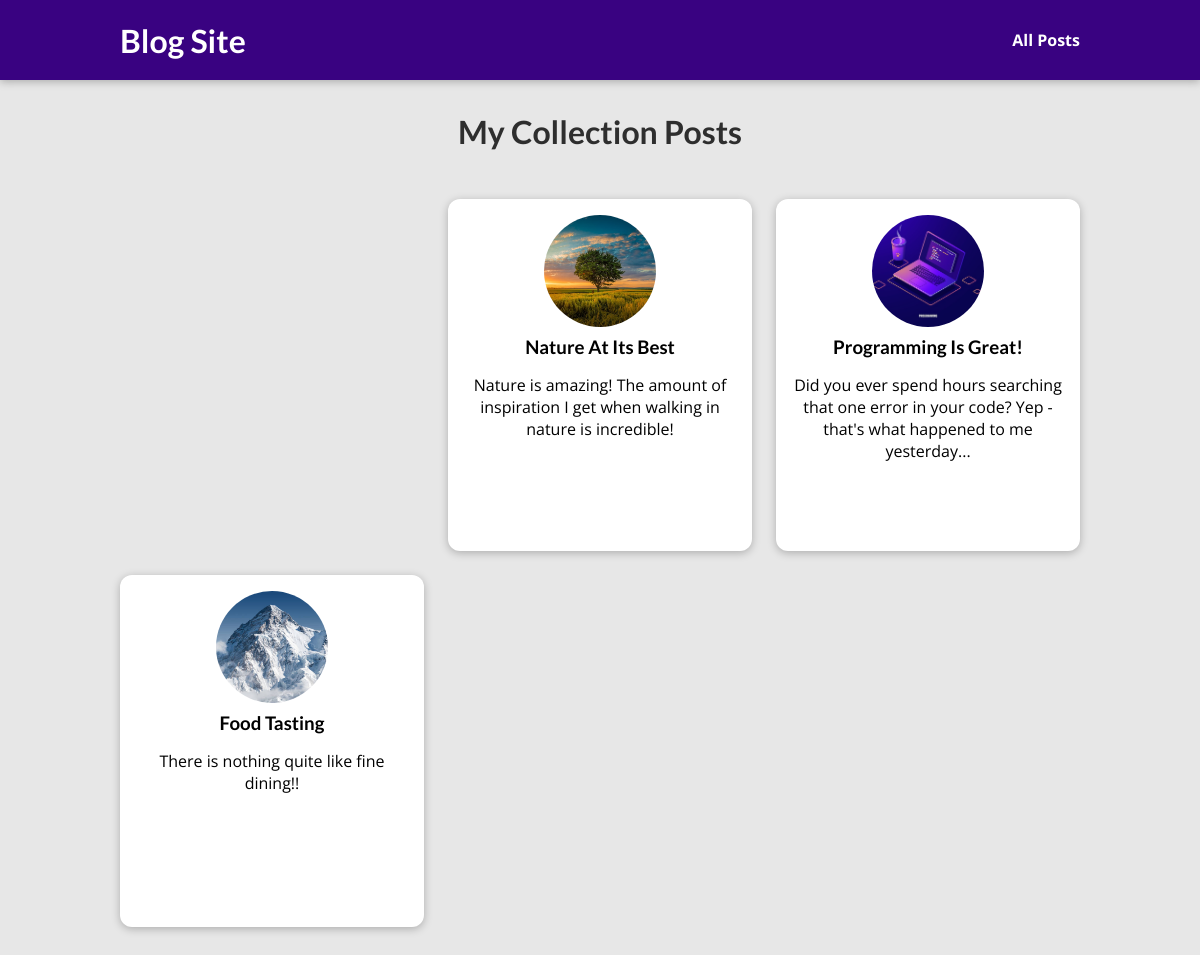
The page /posts on the database its author committed.
### blog/models.py (models this page shows)
class Post(models.Model):
    title = models.CharField(max_length = 50)
    excerpt = models.CharField(max_length = 200)
    image = models.ImageField(upload_to="posts", null=True)
    date = models.DateField(auto_now = True)
    slug = models.SlugField(unique = True, db_index = True)
    content = models.TextField(validators = [MinLengthValidator(10)])
    author = models.ForeignKey(Author, null=True, on_delete=models.SET_NULL, related_name= "posts")
    tags = models.ManyToManyField(Tag)

### blog/views.py (the view)
# urls.py: path("posts", views.AllPostsView.as_view(), name="posts-page"),
class AllPostsView(ListView):
    template_name = "blog/all-posts.html"
    model = Post
    ordering = ["-date"]
    context_object_name = "all_posts"

### blog/templates/blog/all-posts.html (shortened to what this page needs)
{% extends "base.html" %}
{% load static %}
{% block css_files %}
<link rel="stylesheet" href="{% static "blog/post.css" %}" />
<link rel="stylesheet" href="{% static "blog/all-posts.css" %}" />
{% endblock %}
{% block content %}
<section id="all-posts">
    <h2>My Collection Posts</h2>
    <ul>
        <li>
            {% for post in all_posts %}
            {% include "blog/includes/post.html" %}
            {% endfor %}
        </li>
    </ul>
</section>
{% endblock %}

### blog/templates/blog/includes/post.html
<li>
    <article class="post">
        <a href="{% url "post-detail-page" post.slug %}">
            <img src="{{ post.image.url }}" alt={{ post.title }} />
            <div class="post__content">
                <h3>{{ post.title }}</h3>
                <p>{{ post.excerpt }}</p>
            </div>
        </a>
    </article>
</li>

### static/app.css (style rules this page uses)
* { box-sizing: border-box; }
html { font-family: 'Open Sans', 'Lato', sans-serif; }
body { margin: 0; }
h1, h2, h3 { font-family: 'Lato', sans-serif; font-weight: bold; }

### blog/static/blog/post.css (style rules this page uses)
.post { display: flex; flex-direction: column; align-items: center; text-align: center; }
.post a { text-decoration: none; color: black; transition: all 0.2s ease; padding: 1rem; }
.post img { width: 5rem; height: 5rem; object-fit: cover; border-radius: 50%; }
.post h3 { margin: 0.25rem 0; }

### blog/static/blog/all-posts.css (style rules this page uses)
body { background-color: #e7e7e7; }
#all-posts { margin: 7rem auto; width: 90%; max-width: 60rem; }
#all-posts h2 { text-align: center; font-size: 2rem; color: #2e2e2e; margin: 3rem 0; }
ul { list-style: none; margin: 0; padding: 0; display: grid; grid-template-columns: repeat(auto-fill, minmax(17rem, 1fr)); gap: 1.5rem; }
.post img { width: 7rem; height: 7rem; }
.post a { height: 22rem; transform-origin: center; box-shadow: 0 2px 8px rgba(0, 0, 0, 0.25); border-radius: 12px; background-color: white; }

### rows shown on the page
Post: image (picture), title "Nature At Its Best", excerpt "Nature is amazing! The amount of inspiration I get when walking in nature is incredible!"
Post: image (picture), title "Programming Is Great!", excerpt "Did you ever spend hours searching that one error in your code? Yep - that's what happened to me yesterday..."
Post: image (picture), title "Food Tasting", excerpt "There is nothing quite like fine dining!!"
